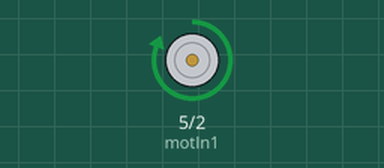
Simulated run of this sketch. Board: Arduino Uno, built with avr-gcc and run on an emulated ATmega328P. On the bench: motor-driver pin pairs drawn as motors (green arrow = first pin HIGH = forward, orange = second pin HIGH = backward, longer = more drive).

Above: at 1.0 s.
At 2.5 s:
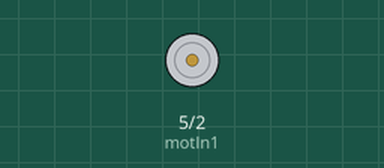
At 4.0 s:
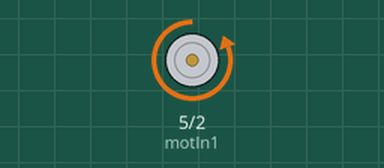
Timing chart, 0 to 7.8 s (numbered marks = the images above):
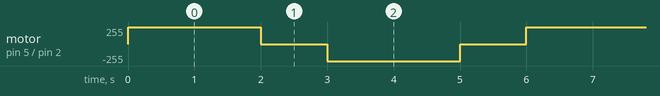

The sketch:

Motor_amarelo.ino
```cpp
/* const int motIn1 = 5;
const int motIn2 = 2;

void setup() {
  pinMode(motIn1, OUTPUT);
  pinMode(motIn2, OUTPUT);

  Serial.begin(9600);
}

void loop() {
  digitalWrite(motIn1, 1);
  delay(2000);
  digitalWrite(motIn1, 0);
  digitalWrite(motIn2, 1);
  delay(2000);
  digitalWrite(motIn2, 0);

} */
//------------------------------------------------------------------//

const int motIn1 = 5;
const int motIn2 = 2;

void setup() {
  pinMode(motIn1, OUTPUT);
  pinMode(motIn2, OUTPUT);

  Serial.begin(9600);
}

void loop() {

  digitalWrite(motIn1, HIGH);
  digitalWrite(motIn2, LOW);
  delay(2000);


  digitalWrite(motIn1, LOW);
  digitalWrite(motIn2, LOW);
  delay(1000);

  digitalWrite(motIn1, LOW);
  digitalWrite(motIn2, HIGH);
  delay(2000);

  digitalWrite(motIn1, LOW);
  digitalWrite(motIn2, LOW);
  delay(1000);
}
```

Measured:
- by itself, motor on pin 5 (motIn1) / pin 2 (motIn2): repeats every 6.0 s: stopped 1.0 s, backward 255/255 2.0 s, stopped 1.0 s, forward 255/255 2.0 s
